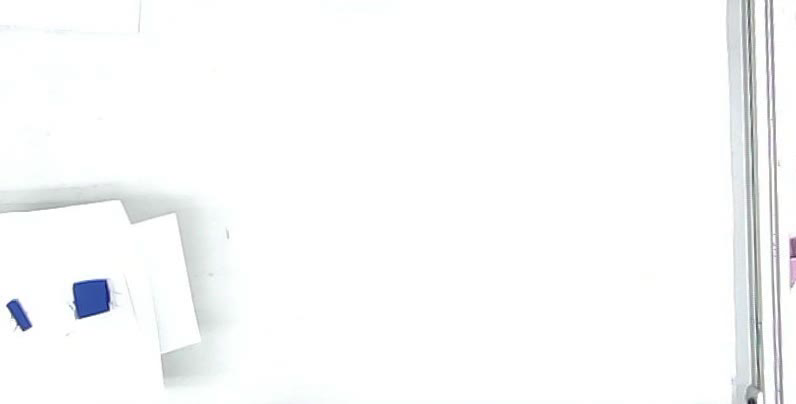
#> input picture frame 4 of data/2023-07-14 10:51:49.avi, 796 x 404 px, given in place of supertrimmed6.2.mp4, which was not available
$ python binaryvid.py
#> lines starting #> are read from the running program, lines starting #| are printed output that depends on the picture; after the words box and inside, x2 and y2 are one past the last pixel; in counts of white or black regions, pixels touching at a corner belong together; pictures that were not available may be replaced by others from this repository, and a replacement may not be noted
import numpy as np
import cv2 as cv
import cv2
import sys
import os

"""6.2.23 - emily, hacked together alishas blob analysis and a black and white video
currently outputs a binary video
how do we get it to outline the binary black parts with 1) green, 2) as blobs?

how to sort them??

6.5.23 - alisha, updated binary vid to include blobs overlaid on binary background
also outputs binary video that can be played in Quick Time Player
    *note that halfway through video when fish goes over clay rectangle, blob becomes one

"""
vidpath = '/Users/alishachulani/Desktop/supertrimmed6.2.mp4'

# reading the video
cap = cv.VideoCapture()
codec  = 'mp4v'
ind_max = 1000 #max number of frames for bg model
#input video path
input_vidpath = vidpath

# Set codec for video
codec = 'mp4v'
# Set max number of frames for background model
ind_max = 1000

## Open video
cap = cv.VideoCapture(input_vidpath)
if not cap.isOpened():
    sys.exit(
        'Video file cannot be read! Please check input_vidpath to ensure it is correctly pointing to the video file')

bg_model = cv.createBackgroundSubtractorKNN(history=800, dist2Threshold=1.0, detectShadows=True)

while True:
    # Capture frame-by-frame
    ret, frame = cap.read()
#> frame is the input picture: shape (404, 796, 3); mean B, G, R 250.6, 250.2, 249.5

    if not ret:
        break

    # Convert current frame to grayscale
    frame = cv.cvtColor(frame, cv.COLOR_BGR2GRAY)
#> frame: shape (404, 796)

    # Extract current frame number
    frame_curr = cap.get(1)

    if ret:
        # Apply background model, returns binary foreground image
        # we can fiddle with the second input or leave empty
        # fgmask = bg_model.apply(frame, 0.6)
        fgmask = bg_model.apply(frame)
#> fgmask: shape (404, 796); every value is 255

        # Get background image
        bg_im = bg_model.getBackgroundImage()

        if cv.waitKey(30) & 0xFF == ord('q'):
#> (key q is pressed here)
            break

    # Save background image and Break loop after max frames
    if frame_curr >= ind_max:
        # Write background image
        cv.imwrite("/Users/alishachulani/Desktop/video_background.png", bg_im)

    print('done')


cap.set(cv.CAP_PROP_POS_FRAMES, 0)
# Get first frame for setting up output video
ret, frame_init = cap.read()
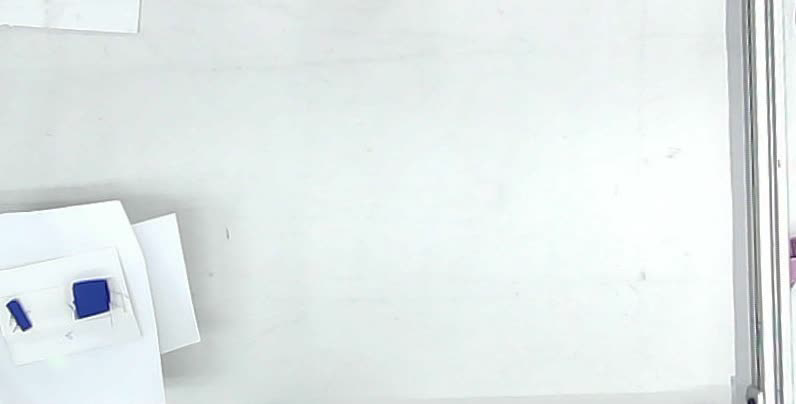
#> input picture frame 0 of data/2023-07-14 10:51:49.avi, 796 x 404 px, given in place of supertrimmed6.2.mp4, which was not available
#> frame_init is the input picture: shape (404, 796, 3); mean B, G, R 234.1, 234.6, 227.3

imglist = []

# running the loop
while True:
    print('entered')
    # Capture frame-by-frame
    ret, frame = cap.read()
    # Bail out when the video file ends
    if not ret:
        print('broke')
        break

    # Extract current frame number
    this_frame = cap.get(1)

    # Copy of current frame
    original = frame.copy()

    if ret:
        # Convert current frame to grayscale
        frame = cv.cvtColor(frame, cv.COLOR_BGR2GRAY)
#> frame: shape (404, 796)

        #good threshold for the trimmed video!! doesnt really pick up the shadow
        thresh = 90

        #get threshold image
        ret,thresh_img = cv.threshold(frame, thresh, 255, cv.THRESH_BINARY)
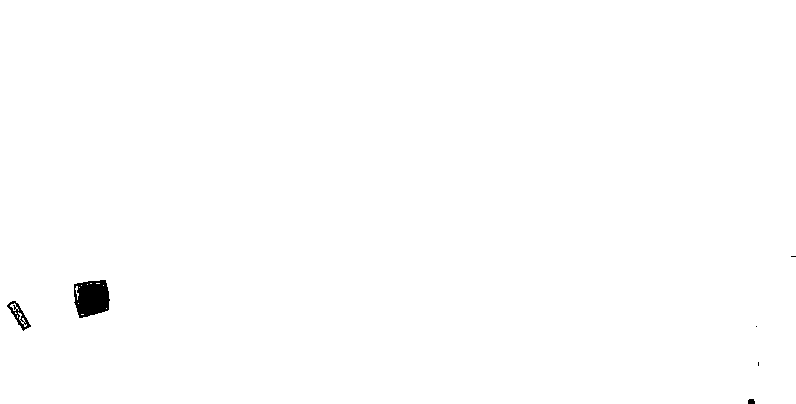
#> thresh_img: shape (404, 796); 99.6% white; 6 black regions (3 under 20 px)
#> ret = 90

        #find contours
        contours, hierarchy = cv.findContours(thresh_img, cv.RETR_TREE, cv.CHAIN_APPROX_SIMPLE)
#> contours = 20 contours, 16 with area under 20; largest, box (x1, y1, x2, y2) and area: (0, 0, 796, 404) 320341, (73, 279, 111, 319) 1166, (6, 300, 32, 332) 332, (10, 303, 19, 311) 24

        #sort countours largest to smallest. the fish countour is the 9th largest
        sorted_contours = sorted(contours, key = cv.contourArea, reverse = True)
#> sorted_contours has the same summary as contours

        #create an empty image for contours, just a black screen
        img_contours = np.zeros(frame.shape)

        # draw the fish countour on the original image
        overlay = cv.drawContours(frame, sorted_contours[8:9], -1, (255,0,0), 3)

        #draw the fish countour on the binary image
        threshcopy = thresh_img.copy()

        print("Number of Contours found = " + str(len(contours)))
#| Number of Contours found = 20

        copy = bg_im.copy()

        thresh_copy = cv2.cvtColor(thresh_img, cv2.COLOR_BGR2RGB)
#> thresh_copy: shape (404, 796, 3); 99.6% white; 6 black regions (3 under 20 px), largest, box (x1, y1, x2, y2) and area: (74, 280, 110, 318) 1065, (7, 301, 31, 331) 226, (748, 399, 755, 404) 32
        overlay = cv.drawContours(thresh_copy, contours, -1, (0,255,0), 3)
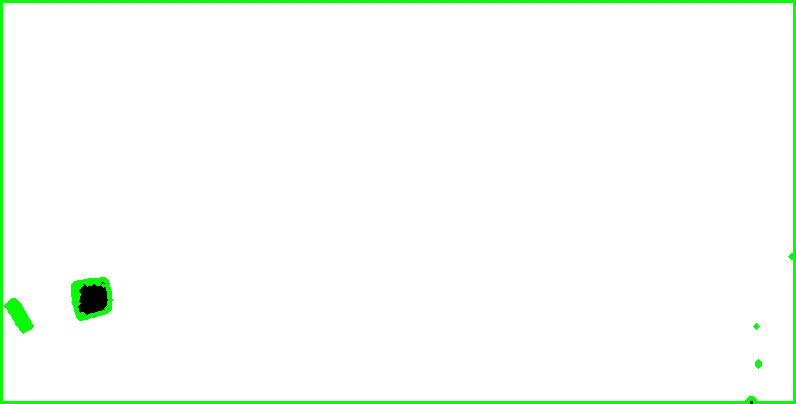
#> overlay: shape (404, 796, 3); mean R, G, B 247.6, 254.4, 247.6
        cv.imshow('draw countours on binary',overlay)

        cv.imwrite("/Users/alishachulani/Desktop/image.png", thresh_img)

        cv.waitKey(1) #change to 0 to click through frames
        cv.destroyAllWindows()

        imgx = cv2.imread("/Users/alishachulani/Desktop/image.png")
        height, width, layers = imgx.shape
#> height = 404; width = 796; layers = 3
        size = (width,height)
#> size = (796, 404)
        imglist.append(imgx)


out = cv2.VideoWriter('project.avi',cv2.VideoWriter_fourcc(*'MJPG'), 15, size)

for i in range(len(imglist)):
    out.write(imglist[i])
out.release()

"""blob outlining testing
first displays binary image
then displays blob outlines over the original image"""
"""hello!! need to make changes to github"""

$ run again, starting later in the video
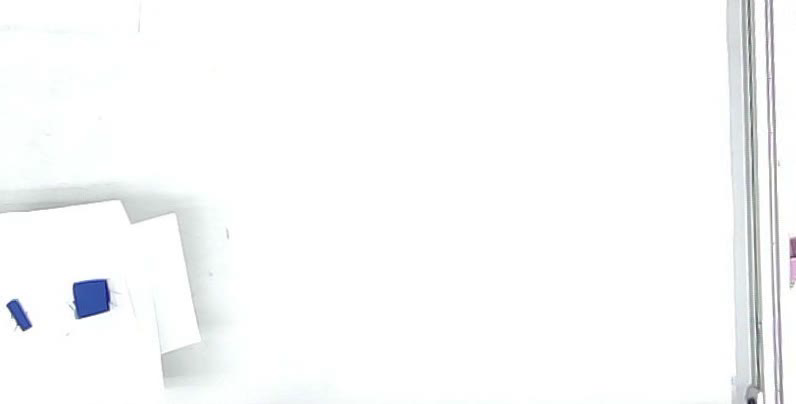
#> input picture frame 22 of data/2023-07-14 10:51:49.avi, 796 x 404 px, given in place of supertrimmed6.2.mp4, which was not available
#> frame is the input picture: shape (404, 796, 3); mean B, G, R 250.6, 250.2, 249.4
#> fgmask: shape (404, 796); every value is 255
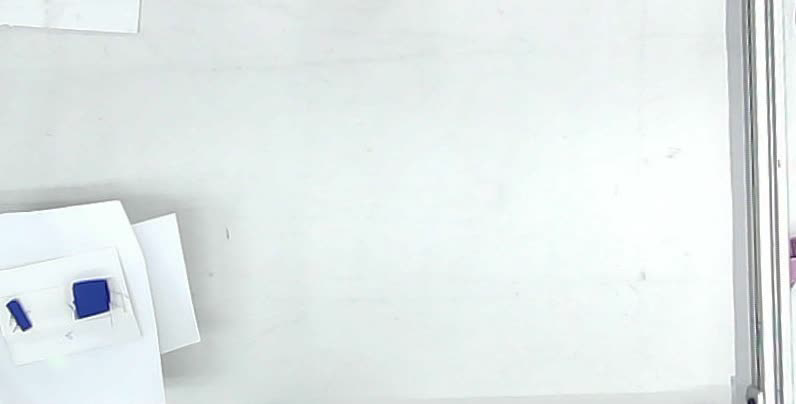
#> input picture frame 0 of data/2023-07-14 10:51:49.avi, 796 x 404 px, given in place of supertrimmed6.2.mp4, which was not available
#> frame_init is the input picture: shape (404, 796, 3); mean B, G, R 234.1, 234.6, 227.3
#> thresh_img: shape (404, 796); 99.6% white; 6 black regions (3 under 20 px)
#> ret = 90
#> contours = 20 contours, 16 with area under 20; largest, box (x1, y1, x2, y2) and area: (0, 0, 796, 404) 320341, (73, 279, 111, 319) 1166, (6, 300, 32, 332) 332, (10, 303, 19, 311) 24
#> sorted_contours has the same summary as contours
#| Number of Contours found = 20
#> thresh_copy: shape (404, 796, 3); 99.6% white; 6 black regions (3 under 20 px), largest, box (x1, y1, x2, y2) and area: (74, 280, 110, 318) 1065, (7, 301, 31, 331) 226, (748, 399, 755, 404) 32

$ run again, starting later in the video
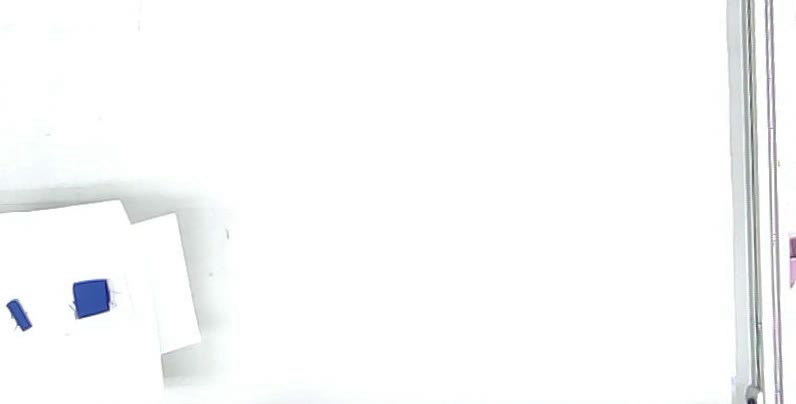
#> input picture frame 39 of data/2023-07-14 10:51:49.avi, 796 x 404 px, given in place of supertrimmed6.2.mp4, which was not available
#> frame is the input picture: shape (404, 796, 3); mean B, G, R 250.5, 250.1, 249.4
#> fgmask: shape (404, 796); every value is 255
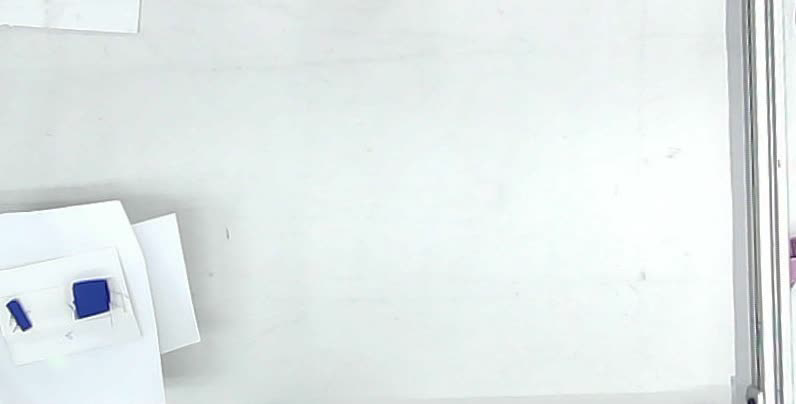
#> input picture frame 0 of data/2023-07-14 10:51:49.avi, 796 x 404 px, given in place of supertrimmed6.2.mp4, which was not available
#> frame_init is the input picture: shape (404, 796, 3); mean B, G, R 234.1, 234.6, 227.3
#> thresh_img: shape (404, 796); 99.6% white; 6 black regions (3 under 20 px)
#> ret = 90
#> contours = 20 contours, 16 with area under 20; largest, box (x1, y1, x2, y2) and area: (0, 0, 796, 404) 320341, (73, 279, 111, 319) 1166, (6, 300, 32, 332) 332, (10, 303, 19, 311) 24
#> sorted_contours has the same summary as contours
#| Number of Contours found = 20
#> thresh_copy: shape (404, 796, 3); 99.6% white; 6 black regions (3 under 20 px), largest, box (x1, y1, x2, y2) and area: (74, 280, 110, 318) 1065, (7, 301, 31, 331) 226, (748, 399, 755, 404) 32
